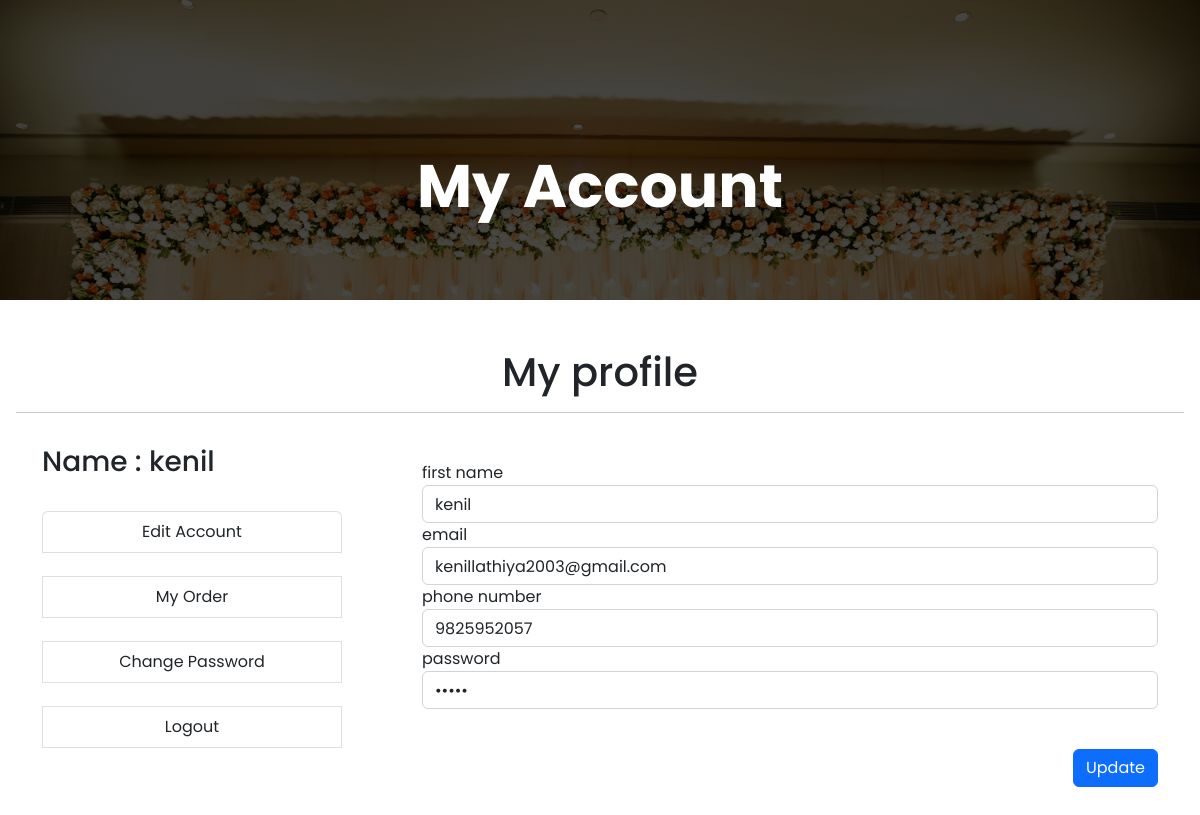
Page /client/myprofile1.php (signed in) on the committed database.
### tables this page shows
CREATE TABLE `register` (
  `id` int(6) NOT NULL,
  `fname` varchar(30) DEFAULT NULL,
  `email` varchar(40) DEFAULT NULL,
  `phoneno` text DEFAULT NULL,
  `pwd` varchar(20) DEFAULT NULL,
  `bdate` date DEFAULT NULL,
  `city` varchar(25) DEFAULT NULL,
  `question` varchar(50) DEFAULT NULL,
  `ans` varchar(30) DEFAULT NULL
);

### client/myprofile1.php (the view, shortened to what this page needs)
<?php
include('includes/header.php');
?>
</head>
<body>
    <section class="sec1_contact">
        <div class="container">
            <h1 class="con_h1">My Account</h1>
        </div>
    </section>
    <section class="space p-3 pt-5">
        <div class="h1">
            <h1>My profile</h1>
            <hr>
        </div>
    </section>
    <div class="container">
        <div class="row">
            <div class="col-4">
                <?php include('includes/sidebar.php'); ?>
            </div>
            <div class="col-8">
                <form action="userquery.php" method="POST">
                    <div class="modal-body">
                        <?php
                        $rg_id = $_SESSION['fname'];
                            $query = "SELECT * FROM register WHERE fname='$rg_id' LIMIT 1";
                            $query_run = mysqli_query($con, $query);
                            if (mysqli_num_rows($query_run) > 0) {
                                foreach ($query_run as $row) {
                        ?>
                        <div class="form-group">
                            first name
                            <input type="text" name="fname" class="form-control" value="<?php echo $row['fname']; ?>">
                            email
                            <input type="email" name="email" class="form-control" value="<?php echo $row['email']; ?>">
                            phone number
                            <input type="text" name="phoneno" class="form-control" value="<?php echo $row['phoneno']; ?>">
                            password
                            <input type="password" name="pwd" class="form-control" value="<?php echo $row['pwd']; ?>"><br>
                        </div>
                    </div>
                    <?php
                        }
                    } else {
                    ?>
                    <tr>
                        <td> no record found</td>
                    </tr>
                    <?php
                        }
                    ?>
                    <div class="modal-footer">
                        <button type="submit" name="updateuser" class="btn btn-primary">Update</button>
                    </div>
                </form>
            </div>
        </div>
    </div>
</body>
</html>

### client/css/profilestyle1.css (style rules this page uses)
.sec1_contact { background: linear-gradient(rgba(0, 0, 0, 0.7), rgba(0, 0, 0, 0.7)), url(./p1.jpg); background-repeat: no-repeat; background-size: cover; padding: 150px 100px; height: 200px; padding-top: 150px; }
.con_h1 { font-size: 60px; color: white; font-weight: bold; bottom: 70%; text-align: center; }
* { margin: 0; padding: 0; box-sizing: border-box; font-family: "Poppins", sans-serif; }
.h1 { text-align: center; }
.container { padding-left: 500px; }

### client/navbar2.css (style rules this page uses)
* { margin: 0; padding: 0; box-sizing: border-box; text-decoration: none; font-family: 'Poppins', sans-serif; }

### rows in the picture
register: fname "kenil", email "kenillathiya2003@gmail.com", phoneno "9825952057"

### other values in the picture
$_SESSION['fname'] "kenil"
